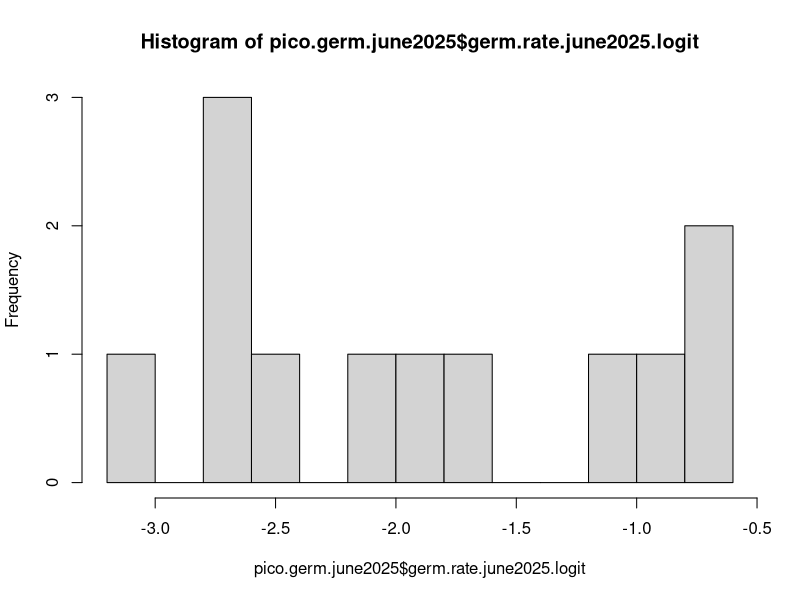
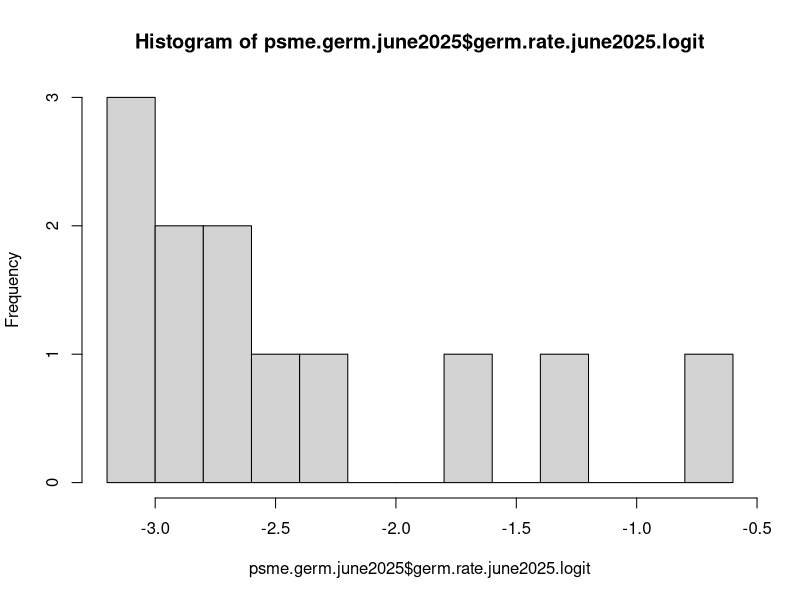

R code for these plots, in order: (Note: this script raises an error after producing the figures.)
#getting germination summary information
germ.data<- read.csv("germination_data.csv")
germ.plot<- read.csv("germination_data.plot_info.csv")

library(dplyr)

germ.summary<- germ.data %>% 
  group_by(SiteID, Group, Species) %>% 
  summarize(germination= sum(germination), 
            survival= sum(survival), 
            damage= sum(tray.damage), potential.germ= 50-sum(tray.damage))

plot.summary<- germ.summary %>% 
  group_by(SiteID, Species) %>% 
  summarize(germ.rate.june2025= sum(germination)/sum(potential.germ), 
             surv.rate.june2025= ifelse(sum(germination)==0, 0, sum(survival)/sum(germination)))
plot.summary<-plot.summary %>% filter(Species != "control")

germ<- merge(plot.summary, germ.plot, by= "SiteID")

#logit transforming germination and survival proportions, similar to Hoecker et
#al 2020. Logit transforms binary response data to a continuous value from 
#neg inf to pos inf by taking ln(p / 1-p)
library(car)
germ$germ.rate.june2025.logit<- logit(germ$germ.rate.june2025, percents= FALSE, 
                                      adjust= 1/(2*12))
germ$surv.rate.june2025.logit<- logit(germ$surv.rate.june2025, percents= FALSE, 
                                      adjust= 1/(2*12))

##following instructions on densiometer for canopy cover measurements. Multiply count of open quadrants
#by 1.04 for the percent of non-canopy cover. Take 100 minus value for estimate of canopy cover. 
germ<-germ %>% mutate(canopy.cover.E= 100- (canopy.cover.E*1.04), 
                canopy.cover.N= 100- (canopy.cover.N*1.04),
                canopy.cover.S= 100- (canopy.cover.S*1.04),
                canopy.cover.W= 100- (canopy.cover.W*1.04))
germ$canopy.cover.mean<- rowSums(germ[, 12:15])/4

#organizing columns to be more intuitive
germ<-germ[, c(1:3,20,4,21,5:8,16:18,12:15,22, 9:11,19)]

#write.csv(germ, "germination.summaries.csv")
rm(germ.data); rm(germ.plot); rm(germ.summary); rm(plot.summary)

pico.germ.june2025<- germ%>% filter(Species== "pico")
psme.germ.june2025<- germ %>% filter(Species == "psme")

#visualising data with histograms
hist(pico.germ.june2025$germ.rate.june2025.logit, breaks= 12)
#definitely not normally distributed. Heavily skewed towards 0. 
hist(psme.germ.june2025$germ.rate.june2025.logit, breaks= 12)

#total means for June data collection
library(plotrix)
#germination means by species
germ %>% group_by(Species) %>% 
  summarize(mean.germ= mean(germ.rate.june2025), SE.germ= std.error(germ.rate.june2025), 
            min.germ= min(germ.rate.june2025), med.germ= median(germ.rate.june2025), 
            max.germ= max(germ.rate.june2025), n= n())
#survival (so far) means by species
germ %>% group_by(Species) %>% 
  summarize(mean.surv= mean(surv.rate.june2025), SE.surv= std.error(surv.rate.june2025), 
            min.surv= min(surv.rate.june2025), med.surv= median(surv.rate.june2025), 
            max.surv= max(surv.rate.june2025), n= n())

#Plot attributes
germ %>% summarize(mean.TRI= mean(TRI.30), SE.TRI= std.error(TRI.30), 
                   min.TRI= min(TRI.30), med.TRI= median(TRI.30), max.TRI= max(TRI.30))
germ %>% summarize(mean.TPI= mean(TPI.30), SE.TPI= std.error(TPI.30), 
                   min.TPI= min(TPI.30), med.TPI= median(TPI.30), max.TPI= max(TPI.30))
germ %>% summarize(mean.elevation= mean(elevation), SE.elevation= std.error(elevation), 
                   min.elevation= min(elevation), med.elevation= median(elevation), max.elevation= max(elevation))
germ %>% summarize(mean.aspect= mean(aspect), SE.aspect= std.error(aspect), 
                   min.aspect= min(aspect), med.aspect= median(aspect), max.elevation= max(aspect))
#following instructions on densiometer for canopy cover measurements. Multiply count of open quadrants
#by 1.04 for the percent of non-canopy cover. Take 100 minus value for estimate of canopy cover. 
germ %>% 
  summarize(mean= mean(canopy.cover.mean), SE.canopy= std.error(canopy.cover.mean), 
            min.canopy= min(canopy.cover.mean), med.canopy= median(canopy.cover.mean), max.canopy= max(canopy.cover.mean))

#starting to look at models. Separate models for each species
#PICO germination rate (as of June 2025)
anova(lm(germ.rate.june2025.logit~shape:ruggedness, data= pico.germ.june2025))
anova(lm(germ.rate.june2025.logit~shape, data= pico.germ.june2025))
anova(lm(germ.rate.june2025.logit~ruggedness, data= pico.germ.june2025))
anova(lm(germ.rate.june2025.logit~elevation, data= pico.germ.june2025))
#NOT significant: shape, ruggedness, interaction of shape:ruggedness, aspect, 
# aspect.gen, TRI.30, TPI.30, elevation

anova(lm(germ.rate.june2025.logit~shape+ruggedness, data= pico.germ.june2025))
#shape+ruggedness is significant

summary(lm(germ.rate.june2025.logit~ruggedness*shape, data= psme.germ.june2025))
qqPlot(lm(germ.rate.june2025.logit~ruggedness*shape, data= psme.germ.june2025))
#no evidence against normality. not perfect but small sample size
